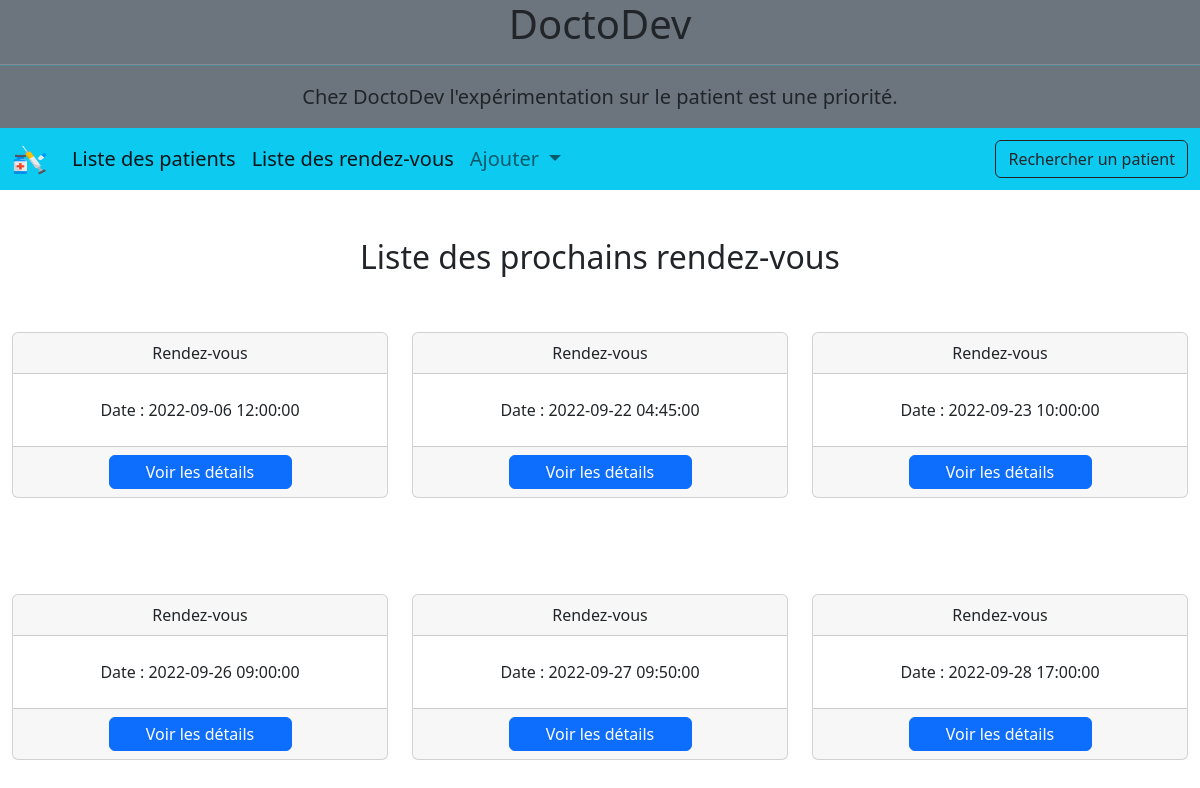
Screenshot of /controller/index.php with the database file from the repository.
### tables this page shows
CREATE TABLE IF NOT EXISTS `appointments`(
        `id`         INT (11) AUTO_INCREMENT  NOT NULL ,
        `dateHour`   DATETIME NOT NULL ,
        `idPatients` INT (11) NOT NULL ,
        PRIMARY KEY (`id`)
);

### controller/index.php (called while the page is built, shortened)
<?php
require "../model/RendezvousManager.php";
$rendezvousManager = new RendezvousManager();
$rendezvous = $rendezvousManager->getFirstRendezvous();
include "../view/index-view.php";

### model/DataBaseConnect.php (called while the page is built, shortened)
<?php
abstract class DataBaseConnect {
  private static ?PDO $db = null;
  public static function getPDOConnexion() {
    try {
      if (!self::$db) {
        $db = new PDO("mysql:host=" . self::HOST . ";dbname=" . self::NAME, self::LOGIN, self::PASSWORD);
        $db->setAttribute(PDO::ATTR_ERRMODE, PDO::ERRMODE_EXCEPTION);
        self::$db = $db;
      }
      return self::$db;
    }
    catch(Exception $error) {
      echo "Nous n'arrivons pas à nous connecter à la base de données." . "<br/> erreur: " . $error->getMessage();
      die();
    }
  }
}

### model/DataBase.php (called while the page is built, shortened)
<?php
require "DataBaseConnect.php";
abstract class DataBase
{
  public function __construct() {
    $this->db = DataBaseConnect::getPDOConnexion();
  }
}

### model/RendezvousManager.php (called while the page is built, shortened)
<?php
require_once "dataBase.php";
require "entity/Rendezvous.php";
class RendezvousManager extends DataBase
{
  public function getFirstRendezvous(): bool|array
  {
    $query=$this->db->query("SELECT * FROM appointments ORDER BY dateHour ASC LIMIT 6");
    $result = $query->fetchAll(PDO::FETCH_ASSOC);
    foreach($result as $key=>$rendezvous){
      $result[$key] = new Rendezvous($rendezvous);
    }
    return $result;
  }
}

### model/entity/Rendezvous.php (called while the page is built, shortened)
<?php
class Rendezvous
{
  protected int $id;
  protected string $dateHour;
  public function __construct(?array $data = null)
  {
    if($data) {
      foreach($data as $key => $value) {
        $setter= "set". ucfirst($key);
      }
    }
  }
  public function getId(): int
  {
    return $this->id;
  }
  public function setId($id): void
  {
    $this->id = $id;
  }
  public function getDateHour(): string
  {
    return $this->dateHour;
  }
  public function setDateHour($dateHour): void
  {
    $this->dateHour = $dateHour;
  }
}

### view/index-view.php (the view, shortened to what this page needs)
<?php include "../view/template/header.php"; ?>
<h2 class="text-center">Liste des prochains rendez-vous</h2>
<div class="row ">
  <?php if($rendezvous): ?>
    <?php foreach($rendezvous as $index => $rendezvous) : ?>
      <div class="col-12 col-md-6 col-lg-4 my-5">
        <div class="card h-100 text-center">
          <div class="card-header">
            Rendez-vous
          </div>
          <div class="card-body">
            <ul class="list-group list-group-flush">
              <li class="list-group-item"><?php echo "Date : " . $rendezvous->getDateHour() ; ?></li>
            </ul>
          </div>
          <div class="card-footer">
            <div class="row justify-content-evenly">
              <a class="btn btn-primary col-6 p-1" href="../controller/rendezvous.php?id=<?php echo $rendezvous->getId() ; ?>">Voir les détails</a>
            </div>
          </div>
        </div>
      </div>
    <?php endforeach; ?>
  <?php endif; ?>
</div>
<?php include "../view/template/footer.php"; ?>

### asset/css/main.css (style rules this page uses)
html { color: #222; font-size: 1em; line-height: 1.4; }

### rows the page displays
appointments: dateHour "2022-09-06 12:00:00"
appointments: dateHour "2022-09-22 04:45:00"
appointments: dateHour "2022-09-23 10:00:00"
appointments: dateHour "2022-09-26 09:00:00"
appointments: dateHour "2022-09-27 09:50:00"
appointments: dateHour "2022-09-28 17:00:00"
